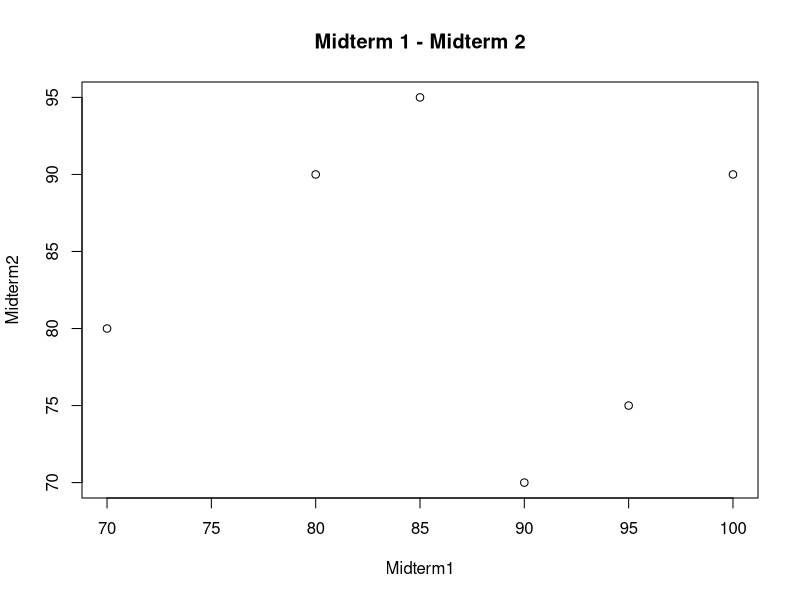
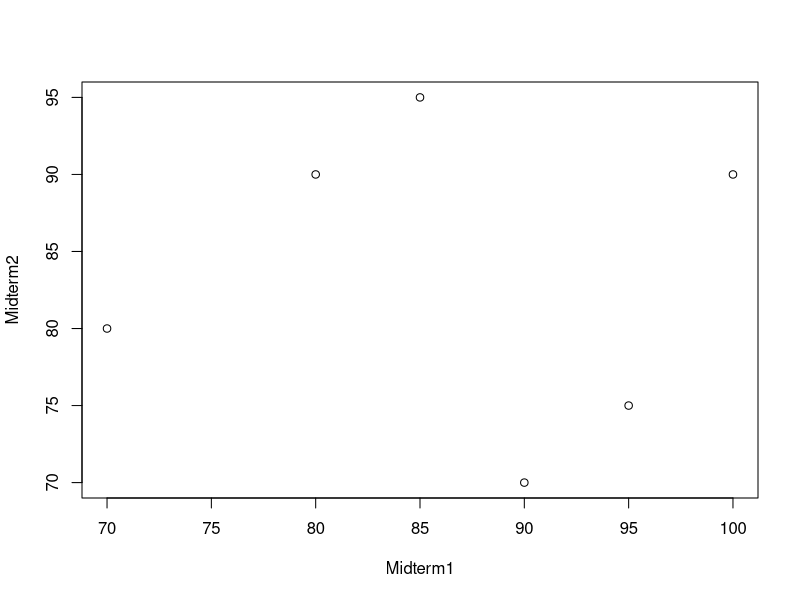
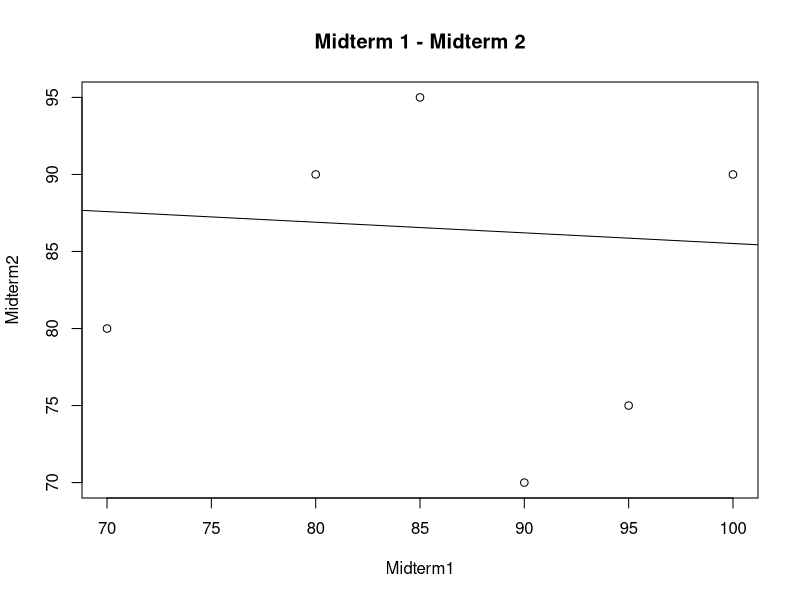

Recreate these plots in R, in order.
## ---- chunk 1
knitr::opts_chunk$set(echo = TRUE)
## ---- chunk 2
Midterm1<- c(100, 85, 95, 80, 90, 70) 
Midterm2<- c(90, 95 ,75, 90, 70, 80) 
Final <- c( 90 ,94 ,78 ,74, 67 ,6)

plot(Midterm1,Midterm2,
     main="Midterm 1 - Midterm 2")
cor(Midterm1,Midterm2,)

# Regression equation
Final_regression <- (0.723 * Midterm1) + (0.960 * Midterm2) - (65.218)



fit <- lm(Midterm1 ~ Midterm2)
fit
attributes(fit)

# Residuals Calculation
res <- Midterm2 - (fit$coefficients[[2]]*Midterm1+fit$coefficients[[1]])
plot(Midterm1,Midterm2)


plot(Midterm1,Midterm2,
     main="Midterm 1 - Midterm 2")
abline(fit)



summary(fit)

## ---- chunk 3
Student_1_Residual <- 90 - 98.482
Student_2_Residual <- 94-87.437
Student_3_Residual <- 74 - 75.467
Student_4_Residual <- 67 - 67.052
Student_5_Residual <- 78 - 79.022
Student_6_Residual <- 6 - 62.192

## ---- chunk 4
rss <- Student_1_Residual ^ 2 + Student_2_Residual ^ 2 + Student_3_Residual ^ 2 + Student_4_Residual ^ 2 + Student_5_Residual ^ 2+ Student_6_Residual ^ 2
rss
## ---- chunk 5
residual_standart_error <-sqrt(rss / 2)
residual_standart_error
## ---- chunk 6
sample_mean <- 90 + 94 + 78 + 74 + 67 + 6
Student_1_sample_mean <- 90 - sample_mean
Student_2_sample_mean <- 94 - sample_mean
Student_3_sample_mean <- 74 - sample_mean
Student_4_sample_mean <- 67 - sample_mean
Student_5_sample_mean <- 6 - sample_mean
Student_6_sample_mean <- 78 - sample_mean
## ---- chunk 7
tss <- Student_1_sample_mean ^ 2 + Student_2_sample_mean ^ 2 + Student_3_sample_mean ^ 2 + Student_4_sample_mean ^ 2 + Student_5_sample_mean ^ 2 + Student_6_sample_mean ^ 2
tss
## ---- chunk 8
coefficient_of_determination <-  sqrt(1 - rss/tss)
coefficient_of_determination
## ---- chunk 9
movie_data<-read.csv(file = 'movies.csv')
head(movie_data)
## ---- chunk 10

## ---- chunk 11

## ---- chunk 12

## ---- chunk 13

## ---- chunk 14







